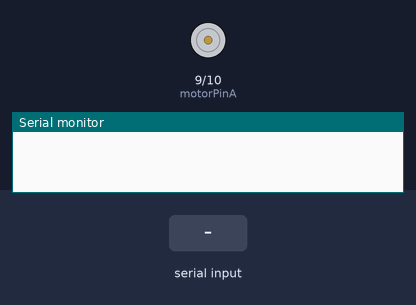
Recording of a sketch running on a simulated Arduino Uno, built with avr-gcc and run on an emulated ATmega328P. Shown: motor-driver pin pairs drawn as motors (green arrow = first pin HIGH = forward, orange = second pin HIGH = backward, longer = more drive), the last lines printed to the serial monitor. Inputs (shaded band) come from the test bench.

Above: at 1.2 s.
1.3 s: "90,45\n" received over Serial
At 2.1 s:
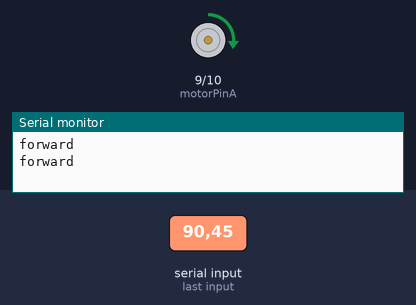
3.8 s: "30,150\n" received over Serial
At 4.5 s:
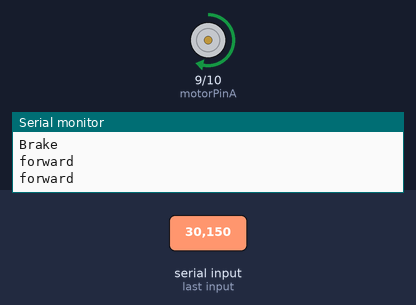
6.3 s: "90\n" received over Serial
At 8.2 s:
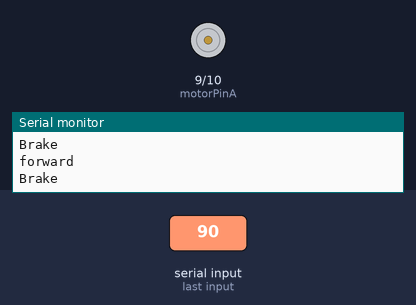
8.8 s: "200\n" received over Serial
At 9.4 s:
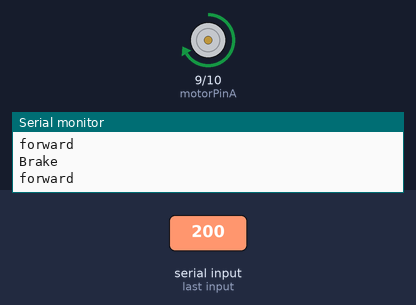
Timing chart, 0 to 11.8 s (numbered marks = the images above; inputs shaded):
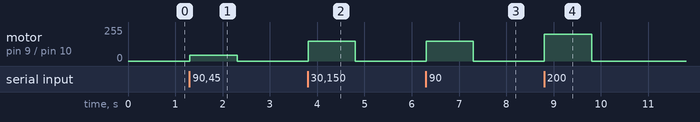

The sketch:

new_H_bridge.ino
```cpp
int motorPinA = 9;
int motorPinB = 10;
float val = 0;

void setup() {
  // put your setup code here, to run once:
  Serial.begin(9600);

}

void setMotor(float val){
  if(val > 0){
    analogWrite(motorPinA, val);
    analogWrite(motorPinB, 0);
    Serial.println("forward");
  }else
  if(val < 0){
    analogWrite(motorPinA, 0);
    analogWrite(motorPinB, -val);
    Serial.println("Backward");
  }
  else{
    analogWrite(motorPinA, 0);
    analogWrite(motorPinB, 0);
    Serial.println("Brake");
  }
}
void loop() {
  // put your main code here, to run repeatedly:
  while(Serial.available()){
  val = Serial.parseInt();
  setMotor(val);
  }
}
```

Measured:
- after the input at 1.3 s, motor on pin 9 (motorPinA) / pin 10 (motorPinB): stopped → forward 45/255 at once, → stopped 1.0 s later
- after the input at 3.8 s, motor on pin 9 (motorPinA) / pin 10 (motorPinB): stopped → forward 150/255 at once, → stopped 1.0 s later
- after the input at 6.3 s, motor on pin 9 (motorPinA) / pin 10 (motorPinB): stopped → forward 150/255 at once, → stopped 1.0 s later
- after the input at 8.8 s, motor on pin 9 (motorPinA) / pin 10 (motorPinB): stopped → forward 200/255 at once, → stopped 1.0 s later
